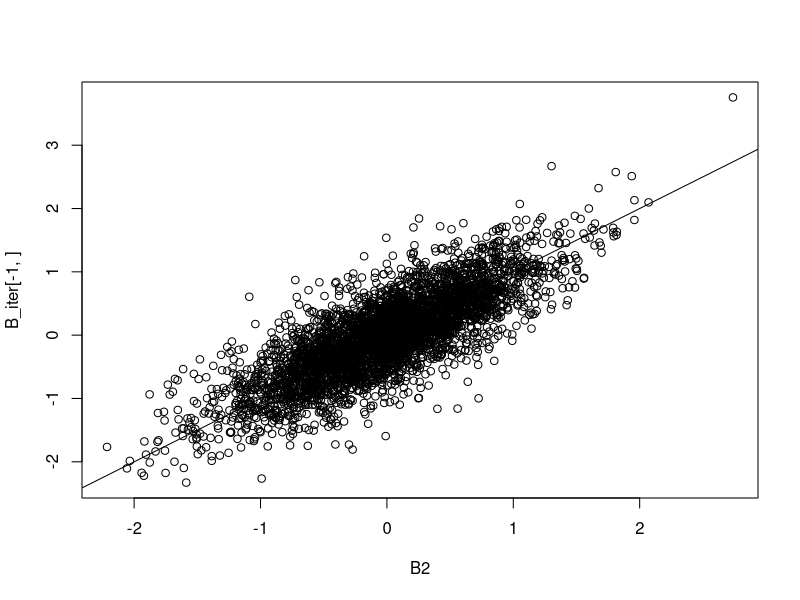
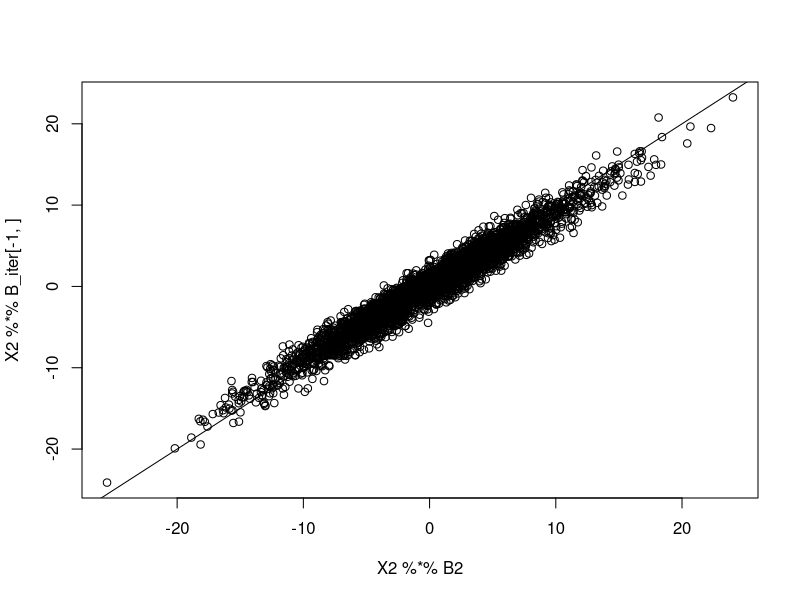
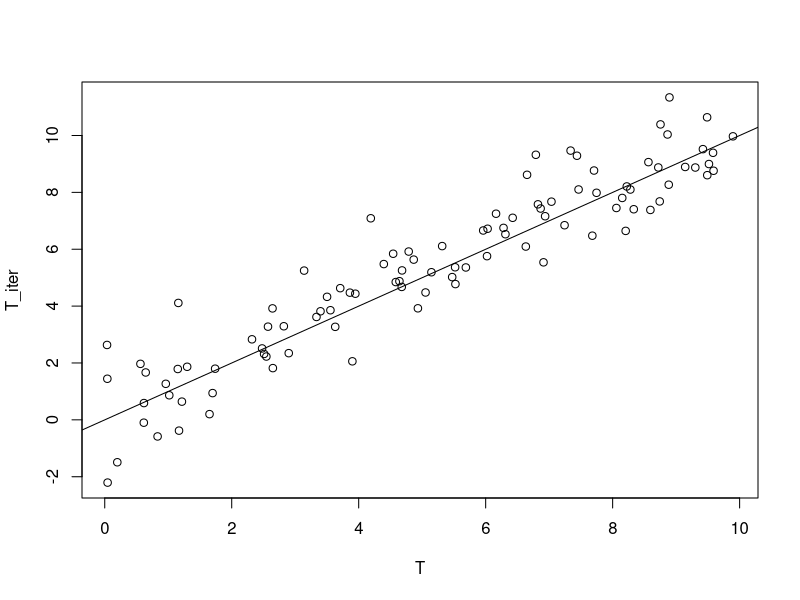
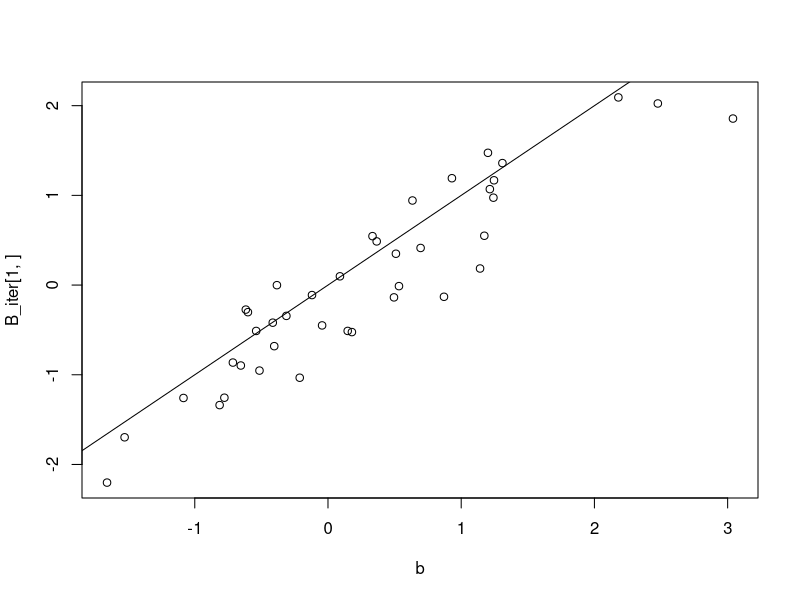
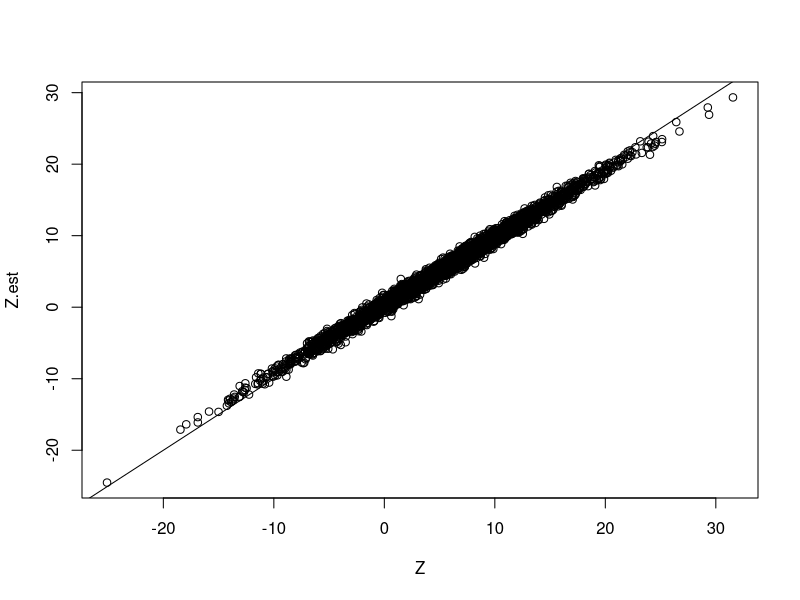

Here is the R script that generated these plots, in order:
# Used library
library(mvtnorm)
library(expm)
library(MASS)
library(tidyverse)
set.seed(120733)
# set.seed(19911130)

## ANN function
rrr <- function(X,Y,lambda,gamma = 0){
  rrresult <- list()
  
  #1 estimate C using LS estimator (generalized inverse is used)
  Clhat <- ginv(t(X)%*%X)%*%t(X)%*% Y
  
  #2 eigendecomposite of CLhar
  Uhat <- svd(X%*%Clhat)$u
  vhat <- svd(X%*%Clhat)$v
  D <- diag(svd(X%*%Clhat)$d)
  
  #3. weight for soft-thredshold and rank
  weight <-  (svd(X%*%Clhat)$d)^(-gamma)
  rrresult$weight <- weight
  rrresult$r <-  sum(svd(X%*%Clhat)$d > lambda^(1/(gamma+1)))
  
  #4. soft-thredsholding
  diagvalue <-  svd(X%*%Clhat)$d -lambda*weight
  th <- ifelse(diagvalue < 0, 0, diagvalue)
  SDhat <-  diag(th)
  
  rrresult$thd <- diagvalue
  
  #5. low rank solution C
  rrresult$CShat <-  Clhat %*% vhat %*% ginv(D) %*% SDhat %*% t(vhat)
  
  return(rrresult)
}

# function to generate a random orthonormal matrix
rortho <- function(x){
  return(qr.Q(qr(array(runif(x), dim = c(x,x)))))
}

# simulation settings
# sample size n (n person's data have been taken)
n <- 100

# number of metabolites
m <- 100

# number of taxa
k <- 40

# rank of matrix B
r <- 10

# Generate X from Multivariate Noromal with identity variance and covariance matrix (n, m+1)
X <- matrix(c(rep(1, n), rnorm(m*n)), nrow = n, ncol = m+1)
X2 <- X[,-1]

# Generate low-rank matrix B (m+1, k)
# sing.vals <- 5*((r:1)/r + 1/r)
# B2 <- t(rortho(k)[,1:r] %*% diag(sing.vals) %*% rortho(m)[1:r,])
C_0 <- matrix(rnorm(m*r), nrow = m)
C_1 <- matrix(rnorm(r*k), nrow = r)
sr <- 0.2
B2 <- sr * (C_0 %*% C_1)

# Generate T vector from Unif(0, 10), (n, 1)
T <- matrix(runif(n, min = 0, max = 10), ncol = 1)
# T <- T - mean(T)

# Generate b vector for intercept from N(0,1), (k, 1)
b <- matrix(rnorm(k), nrow = 1)
B <- as.matrix(rbind(b, B2))

# Generate random error
E <- matrix(rnorm(k*n), nrow = n, ncol = k, byrow = T)

# Calculate our new Z = XB + 1T + E, (n, k)
Z <- X %*% B + matrix(rep(T, each = k), nrow = n, byrow = T) + E

# convergence criterion
vareps <- 10^(-3)

# Validation set
E_v <- matrix(rnorm(k*n), nrow = n, ncol = k, byrow = T)
Z_v <- X %*% B + matrix(rep(T, each = k), nrow = n, byrow = T) + E_v

# range of lambda
lambda.seq <- exp(seq(2, 2, 0.2))
rank.est <- rep(0, length(lambda.seq))
converge.iter <- rep(0, length(lambda.seq))
num_obj <- rep(0, length(lambda.seq))
pred_err <- rep(0, length(lambda.seq))

start_time <- Sys.time()

for (i in 1: length(lambda.seq)) {
  # initial estimated B
  # qrX <- qr(X, tol = 10^-7)
  # B_iter <- qr.coef(qrX, Z)
  
  B_iter <- ginv(t(X)%*%X)%*%t(X)%*% Z
  
  # initial estimated T (LS)
  T_iter <- matrix(rowMeans(Z - X %*% B_iter), ncol = 1)
  # T_iter <- T_iter1 - mean(T_iter1)
  
  disT <- 1
  disB <- 1
  disXB <- 1
  iter.count <- 1
  
  while ((((disB > vareps) || (disT > vareps))  && ((disXB > vareps) || (disT > vareps))) && (iter.count < 3000)) {
    Z_iter_B <- Z - matrix(rep(T_iter, each = k), nrow = n, byrow = T)
    
    B_iter_next <- rrr(X, Z_iter_B, lambda = lambda.seq[i])$CShat
    B_iter_next_rank <- rrr(X, Z_iter_B, lambda = lambda.seq[i])$r
    
    # Using LS method
    T_iter_next <- matrix(rowMeans(Z - X %*% B_iter), ncol = 1)
    
    iter_weight <- sort(rrr(X, Z_iter_B, lambda = lambda.seq[i])$weight)
    disT <- sum((T_iter - T_iter_next)^2)
    disB <- sum((B_iter - B_iter_next)^2)
    disXB <- sum((X %*% B_iter - X %*% B_iter_next)^2)
    # print(c(disT, disB, disXB))
    # print(sum(T_iter))
    
    B_iter <- B_iter_next
    T_iter <- T_iter_next
    iter.count <- iter.count + 1
    # print(iter.count)
  }
  rank.est[i] <- B_iter_next_rank
  converge.iter[i] <- iter.count
  num_obj[i] <- 1/2 * sum((Z - X %*% B_iter - matrix(rep(T_iter, each = k), nrow = n, byrow = T))^2) + 
    lambda.seq[i] * sum(iter_weight*svd(X %*% B_iter)$d)
  Z.est <-  X %*% B_iter + matrix(rep(T_iter, each = k), nrow = n, byrow = T)
  pred_err[i] <- sum((Z_v - Z.est)^2)
  
  # save image for B matrix
  png(paste0("plot-B-ls2-wocT-newB.png"))
  plot(B2, B_iter[-1, ])
  abline(a = 0, b = 1)
  dev.off()

  # save image for XB matrix
  png(paste0("plot-XB-ls2-wocT-newB.png"))
  plot(X2 %*% B2,  X2 %*% B_iter[-1,])
  abline(a = 0, b = 1)
  dev.off()

  # save image for T matrix
  png(paste0("plot-T-ls2-wocT-newB.png"))
  plot(T, T_iter)
  abline(a = 0, b = 1)
  dev.off()

  # save image for T matrix
  png(paste0("plot-beta-ls2-wocT-newB.png"))
  plot(b, B_iter[1,])
  abline(a = 0, b = 1)
  dev.off()

  # save image for Z matrix
  png(paste0("plot-Z-ls2-wocT-newB.png"))
  plot(Z, Z.est)
  abline(a = 0, b = 1)
  dev.off()
}

end_time <- Sys.time()
run_time <- end_time - start_time

T[1:10]
T_iter[1:10]
b[1:10]
B_iter[1,][1:10]
B2[1:2, 1:7]
(B_iter[-1,])[1:2, 1:7]
(X2 %*% B2)[1:2, 1:7]
(X2 %*% B_iter[-1,])[1:2, 1:7]
